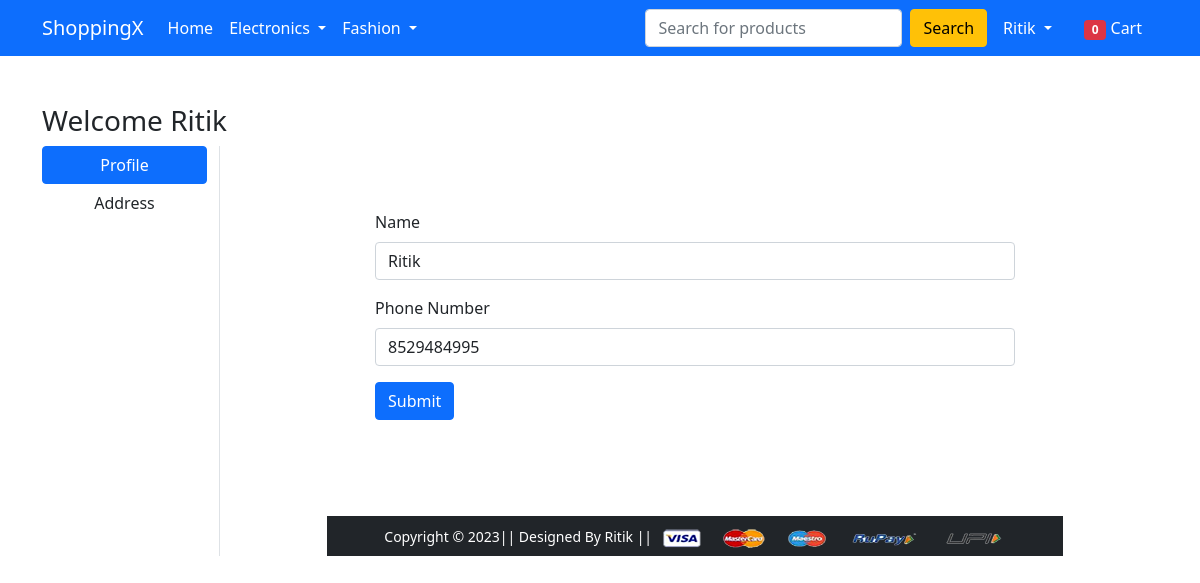
Before: /profile/ (signed in) with the older database file.
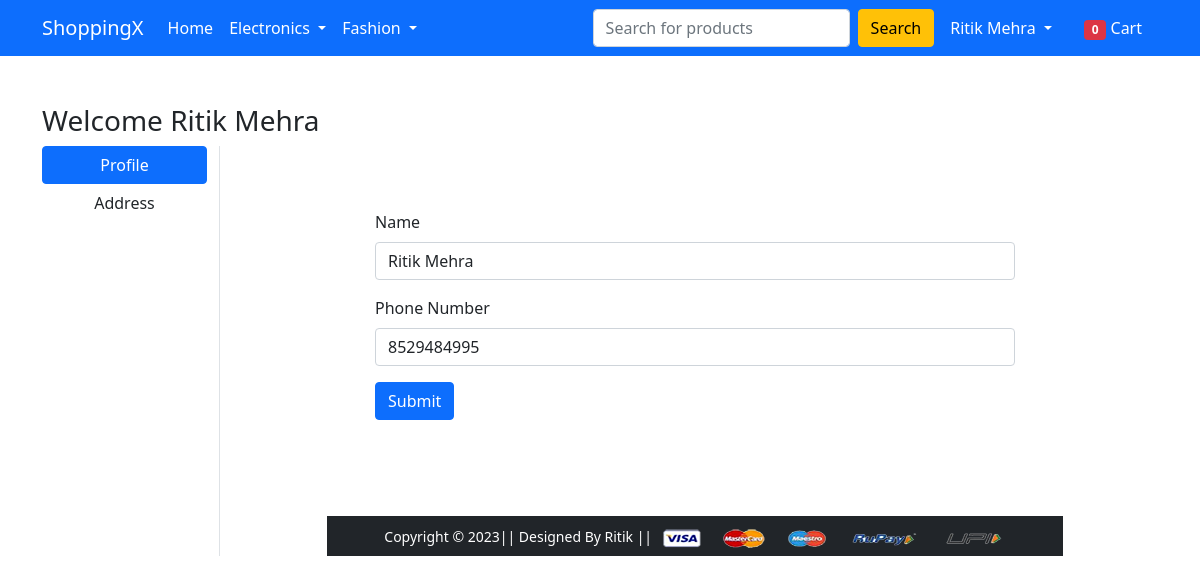
After: the same page with the newer database file.
### User_Account/models.py (models this page shows, shortened)
class CustomUser(AbstractUser):
    username = None
    email = models.EmailField(_("email address"), unique=True)
    name = models.CharField(_("name"), max_length=30, blank=False)
    phoneNumberRegex = val(regex = r"^\+?1?\d{8,15}$")
    Phone = models.CharField(_("Phone"),validators = [phoneNumberRegex], max_length=15, blank=False)
    USERNAME_FIELD = "email"
    REQUIRED_FIELDS = []
    objects = CustomUserManager()

### User_Account/views.py (the view)
# urls.py: path('profile/', views.profile,name='profile'),
def profile(request):
    admin_logout(request)
    if(not request.user.is_authenticated):
        return redirect('login')
    fm=User_Change_Reg(initial={'name': request.user.name,'Phone':request.user.Phone})
    if request.method == 'POST':
        fm = User_Change_Reg(request.POST,instance=request.user)
        if fm.is_valid():
             fm.save()
             return redirect('home')
    return render(request,'User_Account/profile.html',{'form':fm})

### User_Account/forms.py
class User_Change_Reg(UserChangeForm):
    password=None
    class Meta:
        model=CustomUser
        fields=['name','Phone']
        labels={'name':'Name','Phone':'Phone Number'}
        widgets = {'name': forms.TextInput(attrs={'class': 'form-control','placeholder': 'Enter the Name',}),'Phone': forms.TextInput(attrs={'class': 'form-control','placeholder': 'Enter the Phone Number',})}

### User_Account/context_processors.py (called while the page is built)
def user_cart(request):
    c=0;
    if(request.user.is_authenticated):
      obj=cart.objects.filter(user=request.user)
      for o in obj:
          c=c+o.Quantity
    return {'cart_no': c}

### User_Account/views.py (called while the page is built)
def admin_logout(request):
    if(request.user.is_superuser):       #Condition to check if user is admin or not
            logout(request)                #Logout function in django.contrib.auth
            messages.success(request, "Admin has been logout !!!")

### User_Account/templates/User_Account/profile.html (shortened to what this page needs)
{% extends 'User_Account/base.html' %}
{% load static %}
{% block main-content %}
<div class="container my-5">
 <div class="row">
  <h3>Welcome {{user.name}}</h3>
  <div class="col-sm-2 border-end">
   <ul class="list-unstyled">
    <li class="d-grid"><a href="{% url 'profile' %}" class="btn btn-primary">Profile</a></li>
    <li class="d-grid"><a href="{% url 'address' %}" class="btn">Address</a></li>
   </ul>
  </div>
  <div class="col-sm-8 offset-sm-1">
    <form action="" method="POST" novalidate class="p-5">
    {% for field in form %}
        <div class="col-12 mt-3">
          <label class="form-label">{{ field.label }}</label> {{ field }}
        </div>
        {% endfor %}
    <div class="col-12 mt-3">
      <button type="submit" class="btn btn-primary">Submit</button>
    </div>
   </form>
{% endblock main-content %}

### User_Account/templates/User_Account/base.html (shortened to what this page needs)
<!doctype html>
{% load static %}
{% load mathfilters %}
<html lang="en">
  <head>
    <link href="https://cdn.jsdelivr.net/npm/bootstrap@5.0.0-beta1/dist/css/bootstrap.min.css" rel="stylesheet">
    <link rel="stylesheet" href="{% static 'User_Account/css/owl.carousel.min.css' %}">
    <link rel="stylesheet" href="{% static 'User_Account/css/all.min.css' %}">
    <link rel="stylesheet" href="{% static 'User_Account/css/style.css' %}">
  </head>
  <body>
    <nav class="navbar navbar-expand-lg navbar-dark bg-primary">
     <div class="container">
       <a class="navbar-brand" href="/">ShoppingX</a>
       <div class="collapse navbar-collapse" id="navbarSupportedContent">
         <ul class="navbar-nav me-auto mb-2 mb-lg-0">
           <li class="nav-item">
             <a class="nav-link active" aria-current="page" href="/">Home</a>
           </li>
           <li class="nav-item dropdown">
             <a class="nav-link dropdown-toggle text-white" href="#" id="electronicsDropdown" role="button" data-bs-toggle="dropdown" aria-expanded="false">
               Electronics
             </a>
           </li>
           <li class="nav-item dropdown">
             <a class="nav-link dropdown-toggle text-white" href="#" id="fashionDropdown" role="button" data-bs-toggle="dropdown" aria-expanded="false">
               Fashion
             </a>
           </li>
         </ul>
         <form class="d-flex">
           <input class="form-control me-2" type="search" placeholder="Search for products" aria-label="Search">
           <button class="btn btn-warning" type="submit">Search</button>
         </form>
         <div>
          <ul class="navbar-nav me-auto mb-2 mb-lg-0">
            {% if  request.user.is_authenticated %}
           <li class="nav-item dropdown mx-2">
              <a class="nav-link dropdown-toggle text-white" href="#" id="profileDropdown" role="button" data-bs-toggle="dropdown" aria-expanded="false">
                {{user.name}}
              </a>
            </li>
            <li class="nav-item mx-2">
              <a href="{% url "cart" %}" class="nav-link text-white"><span id="cart_no" class="badge bg-danger">{{cart_no}}</span> Cart </a>
            </li>
            {% endif %}
          </ul>
         </div>
       </div>
     </div>
    </nav>
    {% block main-content %} {% endblock main-content %}
    <footer class="container-fluid bg-dark text-center p-2 mt-5">
        <small class="text-white">Copyright &copy; 2023|| Designed By Ritik || </small>
        <img src="{% static 'app/images/payment.png' %}" alt="" srcset="" class="img-fluid" height="2px">
    </footer>
  </body>
</html>

Changed rows visible on the page:
changed CustomUser: name "Ritik" → "Ritik Mehra"
